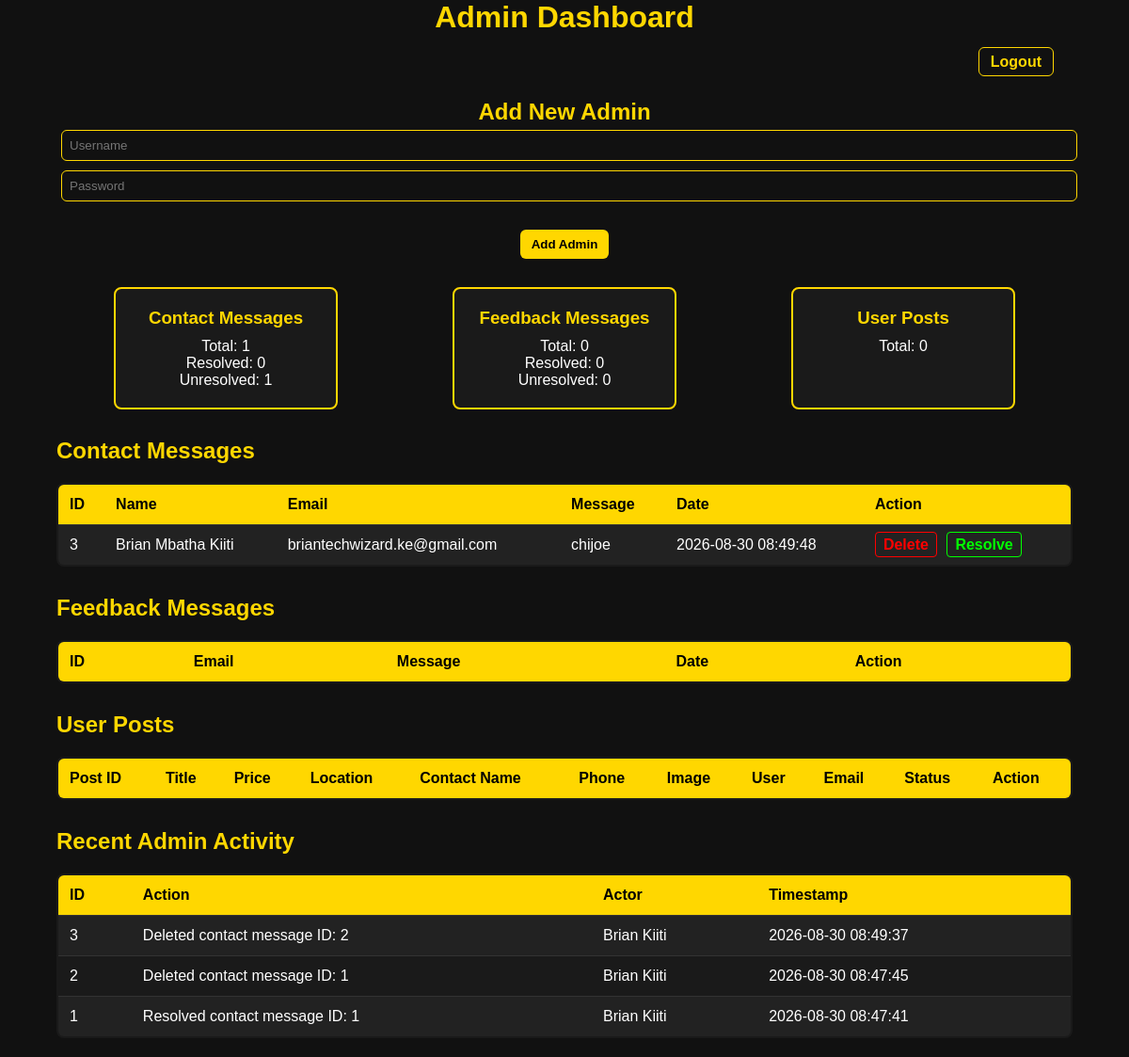
The page /admin/admin.php (signed in) on the database its author committed.
### tables this page shows
CREATE TABLE `contact_messages` (
  `id` int(11) NOT NULL,
  `name` varchar(100) NOT NULL,
  `email` varchar(100) NOT NULL,
  `message` text NOT NULL,
  `created_at` datetime NOT NULL DEFAULT current_timestamp(),
  `resolved` tinyint(1) NOT NULL DEFAULT 0
);

CREATE TABLE `activity_log` (
  `id` int(11) NOT NULL,
  `action` varchar(255) NOT NULL,
  `actor` varchar(100) NOT NULL,
  `timestamp` datetime NOT NULL DEFAULT current_timestamp()
);

### admin/admin.php (the view, shortened to what this page needs)
<?php
include('../db.php');
$contactResult = $conn->query("SELECT * FROM contact_messages ORDER BY created_at DESC");
$totalContacts = $conn->query("SELECT COUNT(*) AS c FROM contact_messages")->fetch_assoc()['c'];
$resolvedContacts = $conn->query("SELECT COUNT(*) AS c FROM contact_messages WHERE resolved=1")->fetch_assoc()['c'];
$unresolvedContacts = $totalContacts - $resolvedContacts;
$totalFeedback = $conn->query("SELECT COUNT(*) AS c FROM feedback_messages")->fetch_assoc()['c'];
$resolvedFeedback = $conn->query("SELECT COUNT(*) AS c FROM feedback_messages WHERE resolved=1")->fetch_assoc()['c'];
$unresolvedFeedback = $totalFeedback - $resolvedFeedback;
$totalPosts = $conn->query("SELECT COUNT(*) AS c FROM houses")->fetch_assoc()['c'];
$activityResult = $conn->query("SELECT * FROM activity_log ORDER BY timestamp DESC LIMIT 20");
?>
<!DOCTYPE html>
<html lang="en">
<head>
    <link rel="stylesheet" href="style.css">
</head>
<body>
    <div class="container">
        <h1 style="color:#FFD700; text-align:center;">Admin Dashboard</h1>
        <div class="logout">
            <a href="admin_logout.php">Logout</a>
        </div>
        <div class="add-admin">
            <h2>Add New Admin</h2>
            <form method="post" action="admin.php">
                <input type="text" name="new_username" placeholder="Username" required>
                <input type="password" name="new_password" placeholder="Password" required>
                <button type="submit" name="add_admin">Add Admin</button>
            </form>
        </div>
        <div class="summary">
            <div>
                <h3>Contact Messages</h3>
                <p>Total: <?= $totalContacts ?></p>
                <p>Resolved: <?= $resolvedContacts ?></p>
                <p>Unresolved: <?= $unresolvedContacts ?></p>
            </div>
            <div>
                <h3>Feedback Messages</h3>
                <p>Total: <?= $totalFeedback ?></p>
                <p>Resolved: <?= $resolvedFeedback ?></p>
                <p>Unresolved: <?= $unresolvedFeedback ?></p>
            </div>
            <div>
                <h3>User Posts</h3>
                <p>Total: <?= $totalPosts ?></p>
            </div>
        </div>
        <h2>Contact Messages</h2>
        <table>
            <tr>
                <th>ID</th><th>Name</th><th>Email</th><th>Message</th><th>Date</th><th>Action</th>
            </tr>
            <?php while($row = $contactResult->fetch_assoc()): ?>
            <tr>
                <td><?= $row['id'] ?></td>
                <td><?= htmlspecialchars($row['name']) ?></td>
                <td><?= htmlspecialchars($row['email']) ?></td>
                <td><?= nl2br(htmlspecialchars($row['message'])) ?></td>
                <td><?= $row['created_at'] ?></td>
                <td>
                    <a class="delete-btn" href="admin.php?delete_contact=<?= $row['id'] ?>" onclick="return confirm('Delete this contact message?');">Delete</a>
                    <?php if ($row['resolved'] == 0): ?>
                        <a class="resolve-btn" href="admin.php?resolve_contact=<?= $row['id'] ?>" onclick="return confirm('Mark this message as resolved?');">Resolve</a>
                    <?php else: ?>
                        <span style="color:lime; font-weight:bold;">Resolved</span>
                    <?php endif; ?>
                </td>
            </tr>
            <?php endwhile; ?>
        </table>
        <h2>Feedback Messages</h2>
        <table>
            <tr>
                <th>ID</th><th>Email</th><th>Message</th><th>Date</th><th>Action</th>
            </tr>
        </table>
        <h2>User Posts</h2>
        <table>
            <tr>
                <th>Post ID</th><th>Title</th><th>Price</th><th>Location</th>
                <th>Contact Name</th><th>Phone</th><th>Image</th><th>User</th><th>Email</th>
                <th>Status</th><th>Action</th>
            </tr>
        </table>
        <h2>Recent Admin Activity</h2>
        <table>
            <tr>
                <th>ID</th><th>Action</th><th>Actor</th><th>Timestamp</th>
            </tr>
            <?php while($row = $activityResult->fetch_assoc()): ?>
            <tr>
                <td><?= $row['id'] ?></td>
                <td><?= htmlspecialchars($row['action']) ?></td>
                <td><?= htmlspecialchars($row['actor']) ?></td>
                <td><?= $row['timestamp'] ?></td>
            </tr>
            <?php endwhile; ?>
        </table>
    </div>
</body>
</html>

### style.css (style rules this page uses)
* { margin: 0; padding: 0; box-sizing: border-box; }
html, body { height: 100%; display: flex; flex-direction: column; font-family: 'Poppins', sans-serif; background-image: url("images/background.png"); background-size: cover; background-repeat: no-repeat; background-attachment: fixed; background-position: center; color: #e2e8f0; overflow-x: hidden; }
input, select { width: 100%; padding: 10px; margin-top: 8px; border-radius: 6px; border: 1px solid #ccc; color: #000; background: #fff; }
button { margin-top: 25px; padding: 12px 25px; background: #FFD700; border: none; border-radius: 8px; font-weight: bold; cursor: pointer; transition: 0.3s; color: #000; }
.resolve-btn { color:lime; font-weight:bold; text-decoration:none; border:1px solid lime; padding:4px 8px; border-radius:4px; margin-left:6px; }

### admin/admin.php (style rules this page uses)
body { background:#111; color:#fff; font-family:Arial, sans-serif; }
h2 { color:#FFD700; margin-top:30px; }
table { width: 100%; border-collapse: collapse; margin: 20px 0; background:#1a1a1a; border: 2px solid #FFD700; border-radius: 8px; overflow: hidden; }
th, td { padding: 12px; border-bottom: 1px solid #333; text-align: left; }
th { background:#FFD700; color:#000; }
tr:nth-child(even) { background:#222; }
.container { width:90%; margin:auto; }
.logout { text-align:right; margin:20px; }
.logout a { color:#FFD700; text-decoration:none; font-weight:bold; border:1px solid #FFD700; padding:6px 12px; border-radius:6px; }
.delete-btn { color:red; font-weight:bold; text-decoration:none; border:1px solid red; padding:4px 8px; border-radius:4px; }
.resolve-btn { color:lime; font-weight:bold; text-decoration:none; border:1px solid lime; padding:4px 8px; border-radius:4px; margin-left:6px; }
.summary { display:flex; justify-content:space-around; margin:30px 0; text-align:center; }
.summary div { background:#1a1a1a; padding:20px; border-radius:8px; border:2px solid #FFD700; width:22%; }
.summary h3 { color:#FFD700; margin-bottom:10px; }
.add-admin { margin:20px 0; text-align:center; }
.add-admin input { padding:8px; margin:5px; border:1px solid #FFD700; border-radius:6px; background:#111; color:#fff; }
.add-admin button { padding:8px 12px; border:none; border-radius:6px; background:#FFD700; color:#000; font-weight:bold; cursor:pointer; }

### rows shown on the page
contact_messages: id "3", name "Brian Mbatha Kiiti", email "briantechwizard.ke@gmail.com", message "chijoe", created_at "2026-08-30 08:49:48"
activity_log: id "3", action "Deleted contact message ID: 2", actor "Brian Kiiti", timestamp "2026-08-30 08:49:37"
activity_log: id "2", action "Deleted contact message ID: 1", actor "Brian Kiiti", timestamp "2026-08-30 08:47:45"
activity_log: id "1", action "Resolved contact message ID: 1", actor "Brian Kiiti", timestamp "2026-08-30 08:47:41"

### other values the page prints
$totalContacts "1"
$resolvedContacts "0"
$unresolvedContacts "1"
$totalFeedback "0"
$resolvedFeedback "0"
$unresolvedFeedback "0"
$totalPosts "0"
